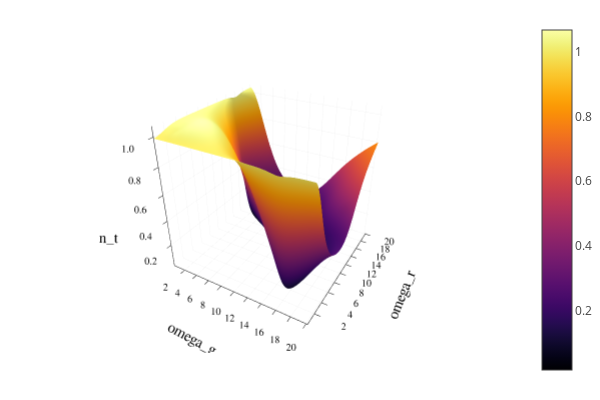

Write notebook code for a chart like this one.
### Code cell
data3d=CSV.read("omegag_omegar_sweep65.csv", DataFrame)
nsurf=Array(data3d[:,Between(:x1, end)])
surface(data3d.omega_g,data3d.omega_r,nsurf,xlabel="omega_g",ylabel="omega_r",zlabel="n_t",xticks=0:2:26,yticks=0:2:26)

### Figure 1 — Plotly figure (JSON) as saved in the notebook; plotly's stock layout.template omitted (floating-point values rounded to 4 significant figures; data arrays with more than 128 entries replaced by an {"elided": "..."} marker saying what was removed)
{"data": [{"colorbar": {"title": ""}, "colorscale": {"elided": "256x2 mixed values"}, "hoverinfo": "none", "name": "y1", "opacity": null, "scene": "scene", "showlegend": false, "showscale": true, "type": "surface", "x": [0.2, 0.4, 0.6, 0.8, 1, 1.2, 1.4, 1.6, 1.8, 2, 2.2, 2.4, 2.6, 2.8, 3, 3.2, 3.4, 3.6, 3.8, 4, 4.2, 4.4, 4.6, 4.8, 5, 5.2, 5.4, 5.6, 5.8, 6, 6.2, 6.4, 6.6, 6.8, 7, 7.2, 7.4, 7.6, 7.8, 8, 8.2, 8.4, 8.6, 8.8, 9, 9.2, 9.4, 9.6, 9.8, 10, 10.2, 10.4, 10.6, 10.8, 11, 11.2, 11.4, 11.6, 11.8, 12, 12.2, 12.4, 12.6, 12.8, 13, 13.2, 13.4, 13.6, 13.8, 14, 14.2, 14.4, 14.6, 14.8, 15, 15.2, 15.4, 15.6, 15.8, 16, 16.2, 16.4, 16.6, 16.8, 17, 17.2, 17.4, 17.6, 17.8, 18, 18.2, 18.4, 18.6, 18.8, 19, 19.2, 19.4, 19.6, 19.8, 20, 20.2], "xaxis": "x", "y": [0.2, 0.4, 0.6, 0.8, 1, 1.2, 1.4, 1.6, 1.8, 2, 2.2, 2.4, 2.6, 2.8, 3, 3.2, 3.4, 3.6, 3.8, 4, 4.2, 4.4, 4.6, 4.8, 5, 5.2, 5.4, 5.6, 5.8, 6, 6.2, 6.4, 6.6, 6.8, 7, 7.2, 7.4, 7.6, 7.8, 8, 8.2, 8.4, 8.6, 8.8, 9, 9.2, 9.4, 9.6, 9.8, 10, 10.2, 10.4, 10.6, 10.8, 11, 11.2, 11.4, 11.6, 11.8, 12, 12.2, 12.4, 12.6, 12.8, 13, 13.2, 13.4, 13.6, 13.8, 14, 14.2, 14.4, 14.6, 14.8, 15, 15.2, 15.4, 15.6, 15.8, 16, 16.2, 16.4, 16.6, 16.8, 17, 17.2, 17.4, 17.6, 17.8, 18, 18.2, 18.4, 18.6, 18.8, 19, 19.2, 19.4, 19.6, 19.8, 20, 20.2], "yaxis": "y", "z": {"elided": "101x101 float values"}, "zaxis": "z", "zmax": 1.068, "zmin": 0.01615}], "layout": {"annotations": [], "height": 400, "legend": {"bgcolor": "rgba(255, 255, 255, 1.000)", "bordercolor": "rgba(0, 0, 0, 1.000)", "borderwidth": 1, "font": {"color": "rgba(0, 0, 0, 1.000)", "family": "sans-serif", "size": 11}, "title": {"font": {"color": "rgba(0, 0, 0, 1.000)", "family": "sans-serif", "size": 15}, "text": ""}, "tracegroupgap": 0, "traceorder": "normal", "x": 1, "xanchor": "auto", "y": 1, "yanchor": "auto"}, "margin": {"b": 20, "l": 0, "r": 0, "t": 20}, "paper_bgcolor": "rgba(255, 255, 255, 1.000)", "plot_bgcolor": "rgba(255, 255, 255, 1.000)", "scene": {"camera": {"eye": {"x": 1.126, "y": -1.95, "z": 1.3}}, "domain": {"x": [0.06165, 0.9934], "y": [0.07581, 0.9902]}, "xaxis": {"gridcolor": "rgba(0, 0, 0, 0.100)", "gridwidth": 0.5, "linecolor": "rgba(0, 0, 0, 1.000)", "mirror": false, "range": [0.2, 20.2], "showgrid": true, "showline": true, "showticklabels": true, "tickangle": 0, "tickcolor": "rgb(0, 0, 0)", "tickfont": {"color": "rgba(0, 0, 0, 1.000)", "family": "sans-serif", "size": 11}, "tickmode": "array", "ticks": "inside", "ticktext": ["2", "4", "6", "8", "10", "12", "14", "16", "18", "20"], "tickvals": [2, 4, 6, 8, 10, 12, 14, 16, 18, 20], "title": "omega_g", "titlefont": {"color": "rgba(0, 0, 0, 1.000)", "family": "sans-serif", "size": 15}, "type": "-", "visible": true, "zeroline": false, "zerolinecolor": "rgba(0, 0, 0, 1.000)"}, "yaxis": {"gridcolor": "rgba(0, 0, 0, 0.100)", "gridwidth": 0.5, "linecolor": "rgba(0, 0, 0, 1.000)", "mirror": false, "range": [0.2, 20.2], "showgrid": true, "showline": true, "showticklabels": true, "tickangle": 0, "tickcolor": "rgb(0, 0, 0)", "tickfont": {"color": "rgba(0, 0, 0, 1.000)", "family": "sans-serif", "size": 11}, "tickmode": "array", "ticks": "inside", "ticktext": ["2", "4", "6", "8", "10", "12", "14", "16", "18", "20"], "tickvals": [2, 4, 6, 8, 10, 12, 14, 16, 18, 20], "title": "omega_r", "titlefont": {"color": "rgba(0, 0, 0, 1.000)", "family": "sans-serif", "size": 15}, "type": "-", "visible": true, "zeroline": false, "zerolinecolor": "rgba(0, 0, 0, 1.000)"}, "zaxis": {"gridcolor": "rgba(0, 0, 0, 0.100)", "gridwidth": 0.5, "linecolor": "rgba(0, 0, 0, 1.000)", "mirror": false, "range": [0.01615, 1.068], "showgrid": true, "showline": true, "showticklabels": true, "tickangle": 0, "tickcolor": "rgb(0, 0, 0)", "tickfont": {"color": "rgba(0, 0, 0, 1.000)", "family": "sans-serif", "size": 11}, "tickmode": "array", "ticks": "inside", "ticktext": ["0.2", "0.4", "0.6", "0.8", "1.0"], "tickvals": [0.2, 0.4, 0.6, 0.8, 1], "title": "n_t", "titlefont": {"color": "rgba(0, 0, 0, 1.000)", "family": "sans-serif", "size": 15}, "type": "-", "visible": true, "zeroline": false, "zerolinecolor": "rgba(0, 0, 0, 1.000)"}}, "showlegend": true, "width": 600}}
